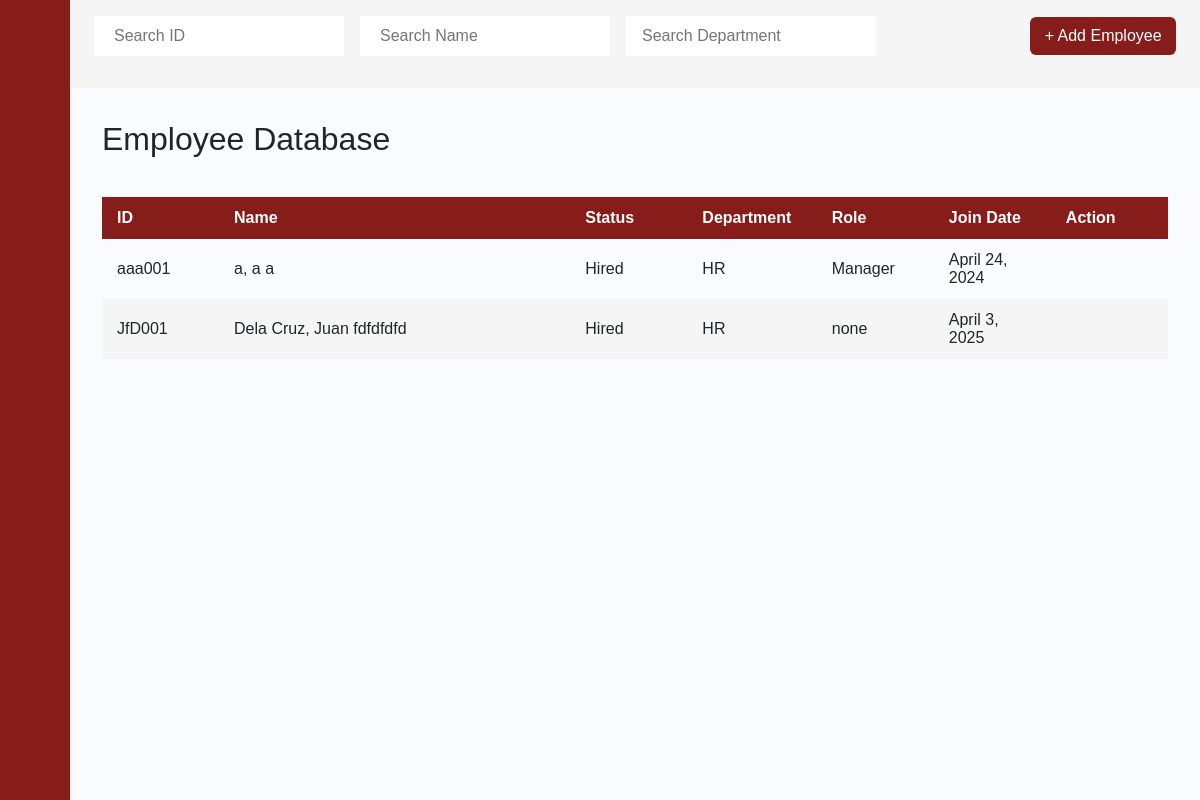
The page /employee_database/1/ on the database as committed earlier.
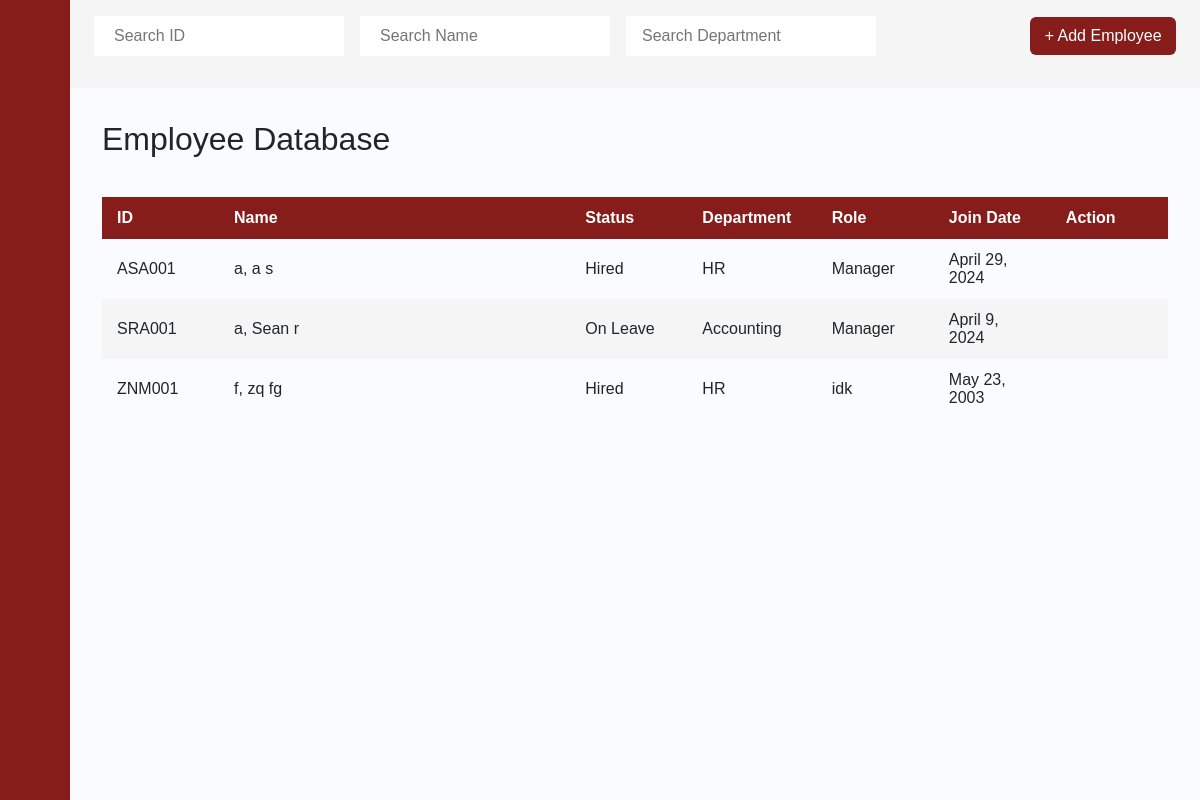
The same page on the database as committed later.
### payrollapp/models.py (models this page shows, shortened)
class Employee(models.Model):
    Last_name = models.CharField(max_length=255)
    First_name = models.CharField(max_length=255)
    Middle_name = models.CharField(max_length=255, blank=True, null=True)
    id_number = models.CharField(max_length=6, primary_key=True)
    Status  = models.CharField(max_length=255)
    Department  = models.CharField(max_length=255)
    Role   = models.CharField(max_length=255)
    Join_Date = models.DateField(blank=True, null=True)
    Phone_Number = models.CharField(max_length=255)
    Email = models.CharField(max_length=255)
    BankNumber = models.IntegerField()
    Salary   = models.FloatField()
    Vacation_Leaves = models.IntegerField()
    Sick_Leaves = models.IntegerField()

### payrollapp/views.py (the view)
# urls.py: path('employee_database/<int:UID>/', views.employee_database, name='employee_database'),
def employee_database(request, UID):
    a = Employee.objects.all()
    user = get_object_or_404(USER_ACCOUNT, pk=UID)
    return render(request, 'payrollapp/employee_database.html', {'user':user, 'a':a})

### payrollapp/templates/payrollapp/employee_database.html (shortened to what this page needs)
{% extends 'payrollapp/base.html' %}
{% load static %}
{% block content %}
<div class="main">
    <div class="dashboard-navbar">
        <form action="#">
          <div class="nav-search">
            <input type="text" class="search-query mr-3" placeholder="Search ID" onkeyup="searchID()" id="eID">
            <input type="text" class="search-query mr-3" placeholder="Search Name" onkeyup="searchName()" id="eName">
            <input type="text" class="search-query px-3" id="eDepa" placeholder="Search Department" onkeyup="searchDepartment()">
          </div>
        </form>
        <div class="navbar-content">
            <ul class="main-nav">
                <div class="nav-search">
                    <a href="{% url 'add_employee' UID=user.pk %}" class="btn">+ Add Employee</a>
                </div>
            </ul>
        </div>
    </div>
    <div class="content">
        <h2>Employee Database</h2>
        <div style="overflow-x:auto;">
            <table id="posts">
                <thead>
                    <tr>
                        <th style="width:10%">ID</th>
                        <th style="width:30%">Name</th>
                        <th style="width:10%">Status</th>
                        <th style="width:10%">Department</th>
                        <th style="width:10%">Role</th>
                        <th style="width:10%">Join Date</th>
                        <th style="width:10%">Action</th>
                    </tr>
                </thead>
                <tbody>
                {% for b in a %}
                    <tr>
                        <td> {{ b.id_number }} </td>
                        <td> {{ b.Last_name }}, {{ b.First_name }} {{ b.Middle_name }}</td>
                        <td> {{ b.Status }} </td>
                        <td> {{ b.Department }} </td>
                        <td> {{ b.Role }} </td>
                        <td> {{ b.Join_Date }} </td>
                        <td> <a class="btn" href="{% url 'employee_info' UID=user.pk EID=b.pk %}"></a></td>
                    </tr>
                {% endfor %}
                </tbody>
            </table>
        </div>
    </div>
</div>
{% endblock %}

### payrollapp/templates/payrollapp/base.html (shortened to what this page needs)
{% load static %}
<html>
<head>
    <link rel="stylesheet" href="https://cdn.jsdelivr.net/npm/bootstrap@4.0.0/dist/css/bootstrap.min.css">
    <link href="https://cdn.lineicons.com/4.0/lineicons.css" rel="stylesheet" />
    <link href="https://cdn.jsdelivr.net/npm/bootstrap@5.3.0-alpha3/dist/css/bootstrap.min.css" rel="stylesheet"
>
    <link rel="stylesheet" href="{% static '/bootstrap/css/style.css' %}">
    <link rel="stylesheet" href="https://fonts.cdnfonts.com/css/product-sans">
</head>
<body>
    <div class="wrapper">
        <aside id="sidebar">
            <div class="d-flex">
                <button class="toggle-btn" type="button">
                </button>
            </div>
            <ul class="sidebar-nav">
                <li class="sidebar-item">
                    <a href="{% url 'dashboard' UID=user.pk %}" class="sidebar-link">
                    </a>
                </li>
                <li class="sidebar-item">
                    <a href="#" class="sidebar-link collapsed has-dropdown" data-bs-toggle="collapse"
                        data-bs-target="#payroll" aria-expanded="false" aria-controls="payroll">
                    </a>
                </li>
                <li class="sidebar-item">
                    <a href="#" class="sidebar-link collapsed has-dropdown" data-bs-toggle="collapse"
                        data-bs-target="#employees" aria-expanded="false" aria-controls="employees">
                    </a>
                </li>
            </ul>
            <div class="sidebar-footer">
                <a href="{% url 'login' %}" class="sidebar-link">
                </a>
            </div>
        </aside>
        <div class="main">
            {% block content %}
            {% endblock %}
        </div>
    </div>
</body>
</html>

Rows that differ between the two databases and show on the page:
removed Employee: id_number "aaa001", Last_name "a", First_name "a", Middle_name "a", Status "Hired", Department "HR", Role "Manager", Join_Date "April 24, 2024"
removed Employee: id_number "JfD001", Last_name "Dela Cruz", First_name "Juan", Middle_name "fdfdfdfd", Status "Hired", Department "HR", Role "none", Join_Date "April 3, 2025"
added Employee: id_number "ASA001", Last_name "a", First_name "a", Middle_name "s", Status "Hired", Department "HR", Role "Manager", Join_Date "April 29, 2024"
added Employee: id_number "SRA001", Last_name "a", First_name "Sean", Middle_name "r", Status "On Leave", Department "Accounting", Role "Manager", Join_Date "April 9, 2024"
added Employee: id_number "ZNM001", Last_name "f", First_name "zq", Middle_name "fg", Status "Hired", Department "HR", Role "idk", Join_Date "May 23, 2003"
